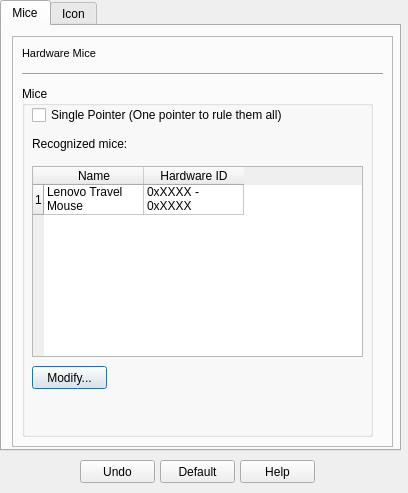
<?xml version="1.0" encoding="UTF-8"?>
<ui version="4.0">
 <class>WPClock</class>
 <widget class="QDialog" name="WPClock">
  <property name="geometry">
   <rect>
    <x>0</x>
    <y>0</y>
    <width>408</width>
    <height>493</height>
   </rect>
  </property>
  <property name="windowTitle">
   <string>Dialog</string>
  </property>
  <property name="locale">
   <locale language="English" country="UnitedStates"/>
  </property>
  <widget class="QTabWidget" name="tabWidget">
   <property name="geometry">
    <rect>
     <x>0</x>
     <y>0</y>
     <width>401</width>
     <height>451</height>
    </rect>
   </property>
   <property name="currentIndex">
    <number>0</number>
   </property>
   <widget class="QWidget" name="tab">
    <attribute name="title">
     <string>Mice</string>
    </attribute>
    <widget class="QFrame" name="frame">
     <property name="geometry">
      <rect>
       <x>10</x>
       <y>10</y>
       <width>381</width>
       <height>411</height>
      </rect>
     </property>
     <property name="frameShape">
      <enum>QFrame::StyledPanel</enum>
     </property>
     <property name="frameShadow">
      <enum>QFrame::Sunken</enum>
     </property>
     <widget class="QLabel" name="label">
      <property name="geometry">
       <rect>
        <x>10</x>
        <y>10</y>
        <width>91</width>
        <height>16</height>
       </rect>
      </property>
      <property name="text">
       <string>&lt;!DOCTYPE HTML PUBLIC &quot;-//W3C//DTD HTML 4.0//EN&quot; &quot;http://www.w3.org/TR/REC-html40/strict.dtd&quot;&gt;
&lt;html&gt;&lt;head&gt;&lt;meta name=&quot;qrichtext&quot; content=&quot;1&quot; /&gt;&lt;style type=&quot;text/css&quot;&gt;
p, li { white-space: pre-wrap; }
&lt;/style&gt;&lt;/head&gt;&lt;body style=&quot; font-family:'MS Shell Dlg 2'; font-size:8.25pt; font-weight:400; font-style:normal;&quot;&gt;
&lt;p style=&quot; margin-top:0px; margin-bottom:0px; margin-left:0px; margin-right:0px; -qt-block-indent:0; text-indent:0px;&quot;&gt;&lt;span style=&quot; font-size:8pt;&quot;&gt;Hardware Mice&lt;/span&gt;&lt;/p&gt;&lt;/body&gt;&lt;/html&gt;</string>
      </property>
     </widget>
     <widget class="Line" name="line">
      <property name="geometry">
       <rect>
        <x>10</x>
        <y>30</y>
        <width>361</width>
        <height>16</height>
       </rect>
      </property>
      <property name="orientation">
       <enum>Qt::Horizontal</enum>
      </property>
     </widget>
     <widget class="QGroupBox" name="groupBox_13">
      <property name="geometry">
       <rect>
        <x>10</x>
        <y>50</y>
        <width>351</width>
        <height>351</height>
       </rect>
      </property>
      <property name="title">
       <string>Mice</string>
      </property>
      <widget class="QLabel" name="label_12">
       <property name="geometry">
        <rect>
         <x>10</x>
         <y>50</y>
         <width>181</width>
         <height>16</height>
        </rect>
       </property>
       <property name="text">
        <string>Recognized mice:</string>
       </property>
      </widget>
      <widget class="QPushButton" name="pushButton_14">
       <property name="geometry">
        <rect>
         <x>10</x>
         <y>280</y>
         <width>75</width>
         <height>23</height>
        </rect>
       </property>
       <property name="text">
        <string>Modify...</string>
       </property>
      </widget>
      <widget class="QTableWidget" name="tableWidget_2">
       <property name="geometry">
        <rect>
         <x>10</x>
         <y>80</y>
         <width>331</width>
         <height>191</height>
        </rect>
       </property>
       <row>
        <property name="text">
         <string>1</string>
        </property>
       </row>
       <column>
        <property name="text">
         <string>Name</string>
        </property>
       </column>
       <column>
        <property name="text">
         <string>Hardware ID</string>
        </property>
       </column>
       <item row="0" column="0">
        <property name="text">
         <string>Lenovo Travel Mouse</string>
        </property>
       </item>
       <item row="0" column="1">
        <property name="text">
         <string>0xXXXX - 0xXXXX</string>
        </property>
       </item>
      </widget>
      <widget class="QCheckBox" name="checkBox">
       <property name="geometry">
        <rect>
         <x>10</x>
         <y>20</y>
         <width>271</width>
         <height>18</height>
        </rect>
       </property>
       <property name="text">
        <string>Single Pointer (One pointer to rule them all)</string>
       </property>
      </widget>
     </widget>
    </widget>
   </widget>
   <widget class="QWidget" name="tab_4">
    <attribute name="title">
     <string>Icon</string>
    </attribute>
   </widget>
  </widget>
  <widget class="QPushButton" name="pushButton_6">
   <property name="geometry">
    <rect>
     <x>160</x>
     <y>460</y>
     <width>75</width>
     <height>23</height>
    </rect>
   </property>
   <property name="text">
    <string>Default</string>
   </property>
  </widget>
  <widget class="QPushButton" name="pushButton_4">
   <property name="geometry">
    <rect>
     <x>80</x>
     <y>460</y>
     <width>75</width>
     <height>23</height>
    </rect>
   </property>
   <property name="text">
    <string>Undo</string>
   </property>
  </widget>
  <widget class="QPushButton" name="pushButton_5">
   <property name="geometry">
    <rect>
     <x>240</x>
     <y>460</y>
     <width>75</width>
     <height>23</height>
    </rect>
   </property>
   <property name="text">
    <string>Help</string>
   </property>
  </widget>
 </widget>
 <resources/>
 <connections/>
</ui>
